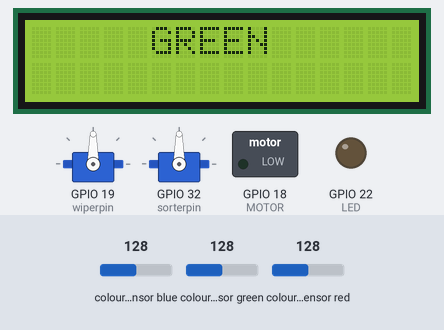
Bench run of a sketch on a simulated ESP32. Parts: 2 × servo, 16×2 character LCD, switched loads named in the sketch (green lamp = pin HIGH), output pins drawn as LEDs (lit = HIGH). Wiring (inferred from the names in the program): TCS3200 colour sensor: output GPIO 16; S2 GPIO 4; S3 GPIO 2. The inputs (shaded band) are chosen by the test bench; at power-on: colour sensor blue 128, colour sensor green 128, colour sensor red 128. Pins used as bus, display or sensor lines are not drawn; what the sketch prints to the serial monitor is not drawn.

Above: at 3.3 s.
At 4.3 s:
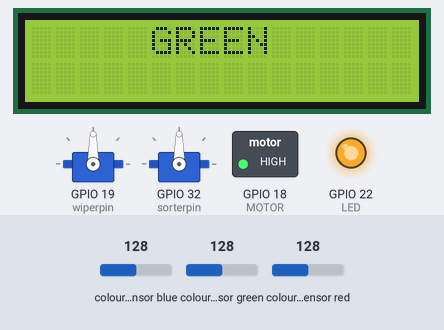
At 9.45 s:
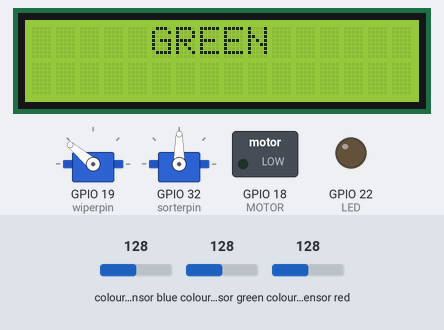
At 10.37 s:
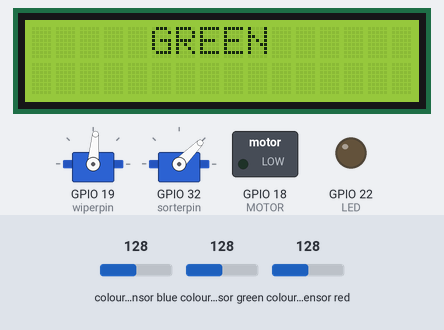
Timing chart, 0 to 12.1 s (numbered marks = the images above):
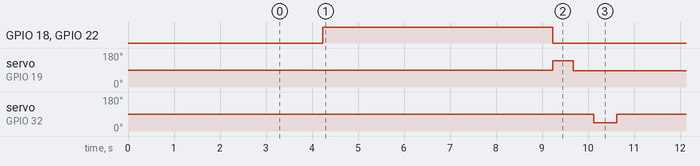

Measured:
- by itself, GPIO 18 (MOTOR), GPIO 22 (LED): LOW → HIGH at 4.2 s, → LOW 5.0 s later
- by itself, servo on GPIO 19 (wiperpin): 90° → 140° at 9.2 s, → 85° 0.45 s later
- by itself, servo on GPIO 32 (sorterpin): 90° → 45° at 10.1 s, → 90° 0.50 s later

The sketch:

combine-2.ino
```cpp
#include <LCD_I2C.h>
#include <algorithm>
#include <ESP32Servo.h>


/*
  Combined code with improvements:
  - Added Serial debugging for color values
  - Improved color detection logic
  - Averaged sensor readings for stability
*/

#define MOTOR  18
#define LED    22
#define S2 4          /* Define S2 Pin Number of ESP32 */
#define S3 2          /* Define S3 Pin Number of ESP32 */
#define sensorOut 16  /* Define Sensor Output Pin Number of ESP32 */

/* Enter the Minimum and Maximum Values obtained from Calibration */
int R_Min = 5,  R_Max = 38;  /* Red */
int G_Min = 4,  G_Max = 42;  /* Green */
int B_Min = 4,  B_Max = 35;  /* Blue */

int Red, Green, Blue;
int redValue, greenValue, blueValue;
int Frequency;
String lastDetectedColor = "";

LCD_I2C lcd(0x27, 16, 2);

//Servo setup
Servo wiperservo;
Servo sorterservo;

int wiperpin = 19;
int sorterpin = 32;
int sorterpos = 90;
int wiperpos = 85;

void setup() {
  pinMode(MOTOR, OUTPUT);
  pinMode(LED, OUTPUT);

  pinMode(S2, OUTPUT);
  pinMode(S3, OUTPUT);
  pinMode(sensorOut, INPUT);

  wiperservo.attach(wiperpin);
  sorterservo.attach(sorterpin);

  wiperservo.detach();
  sorterservo.detach();


// LDC setup
  lcd.begin();
  lcd.backlight();

  Serial.begin(115200);
  delay(1000);
}

void loop() {
  // Read color values with averaging for stability
  Red = getStableColor(getRed);
  redValue = map(Red, R_Min, R_Max, 255, 0);
  delay(200);

  Green = getStableColor(getGreen);
  greenValue = map(Green, G_Min, G_Max, 255, 0);
  delay(200);

  Blue = getStableColor(getBlue);
  blueValue = map(Blue, B_Min, B_Max, 255, 0);
  delay(200);

  lcd.clear();
  delay(50);
  // Print sensor values to Serial Monitor
  Serial.print("Red: "); Serial.print(redValue);
  Serial.print("  Green: "); Serial.print(greenValue);
  Serial.print("  Blue: "); Serial.println(blueValue);

  String detectedColor = "UNKNOWN";

  // Improved color detection logic
  if (redValue > greenValue && redValue > blueValue) {
    detectedColor = "RED";
  } else if (greenValue > redValue && greenValue > blueValue) {
    detectedColor = "GREEN";
  } else if (blueValue > redValue && blueValue > greenValue) {
    detectedColor = "BLUE";
  }
  lcd.print("     " + detectedColor);

  delay(1000);

  // Activate conveyor only if color changed
  if (detectedColor != lastDetectedColor) {
    activateConveyor();
    lastDetectedColor = detectedColor;
  }
}

void activateConveyor() {
  Serial.println("Conveyor Activated");
  digitalWrite(MOTOR, HIGH);
  digitalWrite(LED, HIGH);
  delay(5000); // Run conveyor for 5 seconds
  digitalWrite(MOTOR, LOW);
  digitalWrite(LED, LOW);
  Serial.println("Conveyor Stopped");

  testServos();
  delay(1000); // Small delay before next cycle
}

void testServos() {
  // Attach เซอร์โวก่อนใช้งาน
  wiperservo.attach(wiperpin);
  sorterservo.attach(sorterpin);

  // 1. Wiper Servo Action
  Serial.println("Moving wiper servo...");
  wiperservo.write(140);
  delay(450);
  wiperservo.write(85);
  delay(450);

  // 2. Sorter Servo Action
  Serial.println("Moving sorter servo...");
  sorterservo.write(45);
  delay(500);
  sorterservo.write(sorterpos);
  delay(500);

  Serial.println("Servo test complete!");
}

void bubbleSort(int arr[], int n) {
  for (int i = 0; i < n - 1; i++) {
    for (int j = 0; j < n - i - 1; j++) {
      if (arr[j] > arr[j + 1]) {
        // สลับค่าถ้าอันซ้ายมากกว่าอันขวา
        int temp = arr[j];
        arr[j] = arr[j + 1];
        arr[j + 1] = temp;
      }
    }
  }
}

/*
int getStableColor(int (*getColor)()) {
  int sum = 0;
  for (int i = 0; i < 10; i++) { // Read 5 times
    sum += getColor();
    delay(100); // Small delay between readings
  }
  return sum / 5; // Return the average
}
*/
int getStableColor(int (*getColor)()) {
  int readings[10];
  for (int i = 0; i < 10; i++) {
    readings[i] = getColor();
    delay(50);
  }

  bubbleSort(readings, 10);  // เรียงลำดับจากน้อยไปมาก
  return readings[5];        // คืนค่าตรงกลาง (Median)
}


int getRed() {
  digitalWrite(S2, LOW);
  digitalWrite(S3, LOW);
  return pulseIn(sensorOut, LOW);
}

int getGreen() {
  digitalWrite(S2, HIGH);
  digitalWrite(S3, HIGH);
  return pulseIn(sensorOut, LOW);
}

int getBlue() {
  digitalWrite(S2, LOW);
  digitalWrite(S3, HIGH);
  return pulseIn(sensorOut, LOW);
}
```
